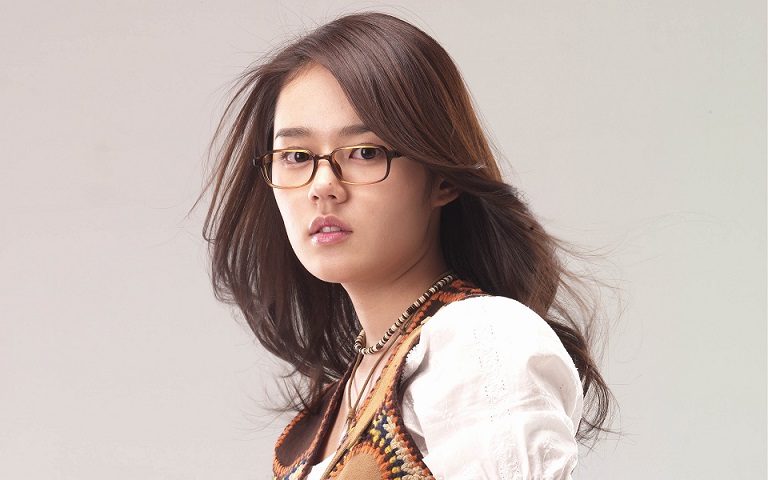
//> input picture test.jpg, 768 x 480 px
$ ./main-006   (built with g++ and OpenCV 4)
//> lines starting //> are read from the running program, lines starting //| are printed output that depends on the picture
#include <opencv2/opencv.hpp>
#include <iostream>

using namespace std;
using namespace cv;

int main(int argc, char** argv) {
	Mat src1, src2, dst;
	src1 = imread("//home//fang//下载//opencv基础代码和ppt//test.jpg");
//> src1 is the input picture: 480 rows x 768 cols, CV_8UC3; mean B, G, R 175, 180.8, 194.8
	src2 = imread("//home//fang//下载//opencv基础代码和ppt//filter2d_2.jpg");
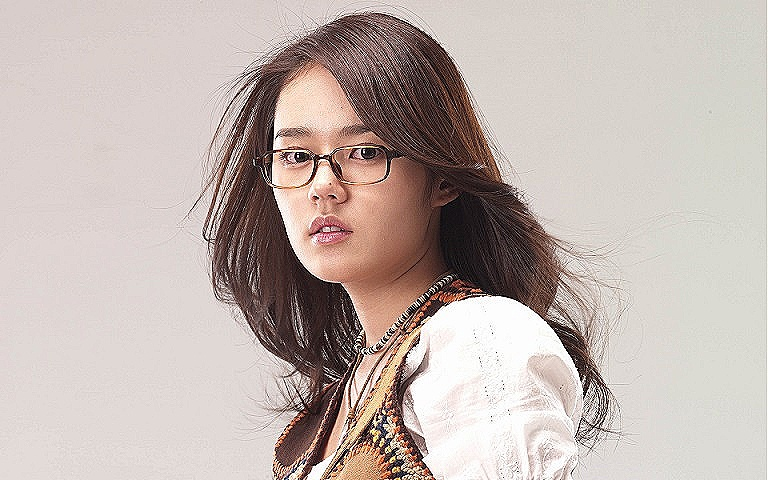
//> input picture filter2d_2.jpg, 768 x 480 px
//> src2 is the input picture: 480 rows x 768 cols, CV_8UC3; mean B, G, R 175.5, 180.9, 193.4
	if (!src1.data) {
		cout << "could not load image Linux Logo..." << endl;
		return -1;
	}
	if (!src2.data) {
		cout << "could not load image WIN7 Logo..." << endl;
		return -1;
	}

	double alpha = 0.5;
	if (src1.rows == src2.rows && src1.cols == src2.cols && src1.type() == src2.type()) {
		addWeighted(src1, alpha, src2, (1.0 - alpha), 0.0, dst);
		multiply(src1, src2, dst, 1.0);
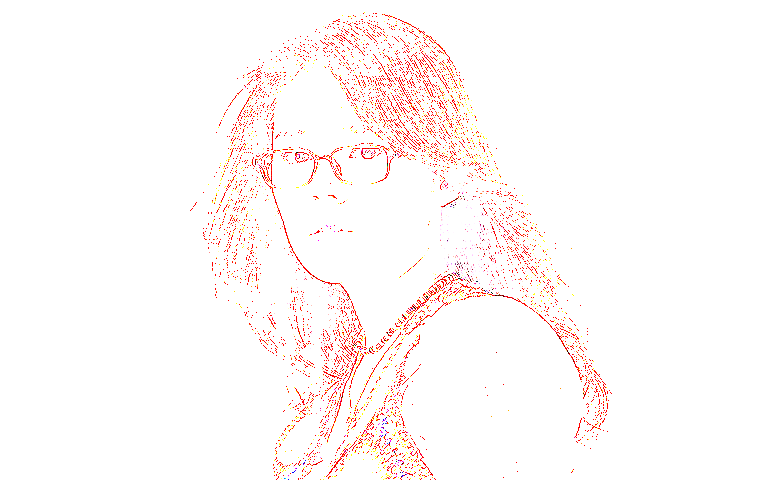
//> dst: 480 rows x 768 cols, CV_8UC3; mean B, G, R 248.2, 249.1, 254.9

		imshow("linuxlogo", src1);
		imshow("win7logo", src2);
		namedWindow("blend demo", CV_WINDOW_AUTOSIZE);
		imshow("blend demo", dst);
	}
	else {
		printf("could not blend images , the size of images is not same...\n");
		return -1;
	}


	char outfile[100];
	sprintf(outfile, "//home//fang//下载//opencv基础代码和ppt//multiply_6.jpg");
	imwrite(outfile,dst);

	waitKey(0);
	return 0;
}
